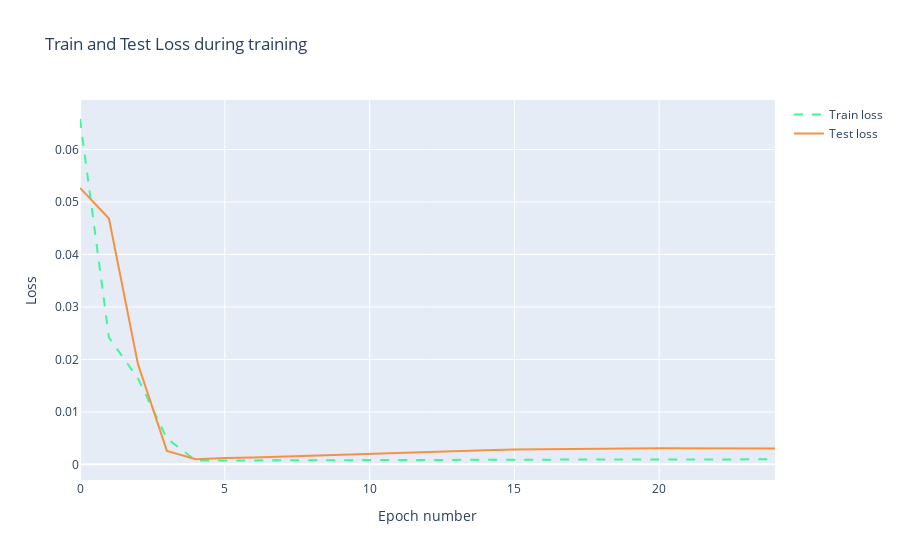

The code cell stored with this chart in its notebook:
### Code cell
trace1 = go.Scatter(
    x = np.arange(0, len(history.history['loss']), 1),
    y = history.history['loss'],
    mode = 'lines',
    name = 'Train loss',
    line = dict(color=('rgb(66, 244, 155)'), width=2, dash='dash')
)
trace2 = go.Scatter(
    x = np.arange(0, len(history.history['val_loss']), 1),
    y = history.history['val_loss'],
    mode = 'lines',
    name = 'Test loss',
    line = dict(color=('rgb(244, 146, 65)'), width=2)
)

data = [trace1, trace2]
layout = dict(title = 'Train and Test Loss during training', 
              xaxis = dict(title = 'Epoch number'), yaxis = dict(title = 'Loss'))
fig = dict(data=data, layout=layout)
py.iplot(fig, filename='training_process')

### Figure 1 — Plotly figure (JSON) as saved in the notebook; plotly's stock layout.template omitted (floating-point values rounded to 4 significant figures)
{"data": [{"line": {"color": "rgb(66, 244, 155)", "dash": "dash", "width": 2}, "mode": "lines", "name": "Train loss", "type": "scatter", "x": [0, 1, 2, 3, 4, 5, 6, 7, 8, 9, 10, 11, 12, 13, 14, 15, 16, 17, 18, 19, 20, 21, 22, 23, 24], "y": [0.06582, 0.02415, 0.01641, 0.004941, 0.0007285, 0.0007416, 0.0006396, 0.0006494, 0.0006497, 0.0006628, 0.0006859, 0.0007162, 0.0007538, 0.0007926, 0.0008306, 0.0008642, 0.0008922, 0.0009138, 0.0009297, 0.0009406, 0.0009478, 0.0009521, 0.0009544, 0.0009553, 0.0009552]}, {"line": {"color": "rgb(244, 146, 65)", "width": 2}, "mode": "lines", "name": "Test loss", "type": "scatter", "x": [0, 1, 2, 3, 4, 5, 6, 7, 8, 9, 10, 11, 12, 13, 14, 15, 16, 17, 18, 19, 20, 21, 22, 23, 24], "y": [0.05269, 0.04686, 0.01914, 0.002573, 0.0009663, 0.001235, 0.001294, 0.001481, 0.001611, 0.001808, 0.001986, 0.002187, 0.002369, 0.002542, 0.002688, 0.002808, 0.002901, 0.002969, 0.003015, 0.003044, 0.003058, 0.003062, 0.003056, 0.003043, 0.003022]}], "layout": {"title": {"text": "Train and Test Loss during training"}, "xaxis": {"title": {"text": "Epoch number"}}, "yaxis": {"title": {"text": "Loss"}}}}
